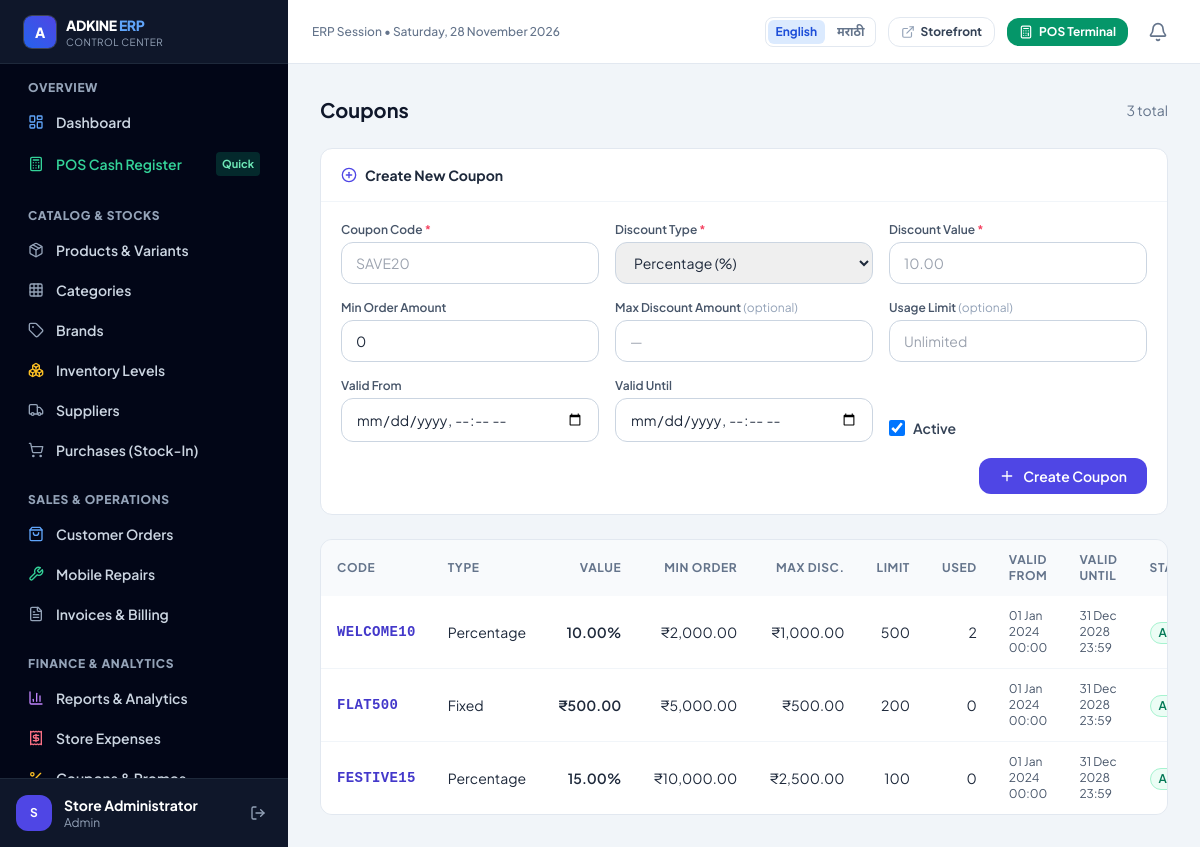
Page /admin/coupons.php (signed in) on the committed database.
### tables this page shows
CREATE TABLE `coupons` (
  `id` int(10) UNSIGNED NOT NULL,
  `code` varchar(50) NOT NULL,
  `discount_type` enum('percentage','fixed') NOT NULL DEFAULT 'percentage',
  `discount_value` decimal(12,2) NOT NULL,
  `min_order_amount` decimal(12,2) NOT NULL DEFAULT 0.00,
  `max_discount_amount` decimal(12,2) DEFAULT NULL,
  `usage_limit` int(10) UNSIGNED DEFAULT 1000,
  `usage_count` int(10) UNSIGNED DEFAULT 0,
  `valid_from` datetime NOT NULL,
  `valid_until` datetime NOT NULL,
  `is_active` tinyint(1) DEFAULT 1,
  `created_at` timestamp NULL DEFAULT current_timestamp()
);

### includes/db.php (called while the page is built, shortened)
<?php
function db(): mysqli
{
    static $conn = null;
    if ($conn === null) {
        $conn = new mysqli(DB_HOST, DB_USER, DB_PASS, DB_NAME, DB_PORT);
        $conn->set_charset(DB_CHARSET);
    }
    return $conn;
}
function _db_execute(string $sql, array $params): mysqli_stmt
{
    $stmt = db()->prepare($sql);
    if (!empty($params)) {
        $stmt->execute(array_values($params));
    } else {
        $stmt->execute();
    }
    return $stmt;
}
function db_fetch_all(string $sql, array $params = []): array
{
    $stmt   = _db_execute($sql, $params);
    $result = $stmt->get_result();
    $rows   = $result->fetch_all(MYSQLI_ASSOC);
    return $rows;
}

### admin/coupons.php (the view, shortened to what this page needs)
<?php
require_once __DIR__ . '/../includes/admin-header.php';
$editing  = null;
$coupons = db_fetch_all("SELECT * FROM coupons ORDER BY created_at DESC");
function fmt_dtl(?string $dt): string {
    if (!$dt) return '';
    return date('Y-m-d\TH:i', strtotime($dt));
}
?>
<div class="space-y-6">
  <div class="flex items-center justify-between">
    <h1 class="text-xl font-bold text-slate-900">Coupons</h1>
    <span class="text-sm text-slate-500"><?= count($coupons) ?> total</span>
  </div>
  <div class="bg-white rounded-xl border border-slate-200 shadow-xs overflow-hidden">
    <div class="px-5 py-4 border-b border-slate-100 flex items-center gap-2">
      <i data-lucide="<?= $editing ? 'pencil' : 'plus-circle' ?>" class="w-4 h-4 text-indigo-600"></i>
      <span class="font-bold text-slate-800 text-sm"><?= $editing ? 'Edit Coupon' : 'Create New Coupon' ?></span>
    </div>
    <form method="POST" action="<?= url('admin/coupons.php') ?>" class="p-5">
      <div class="grid grid-cols-1 md:grid-cols-2 lg:grid-cols-3 gap-4">
        <div>
          <label class="block text-xs font-semibold text-slate-600 mb-1">Coupon Code <span class="text-rose-500">*</span></label>
          <input type="text" name="code" required
                 value="<?= e($editing['code'] ?? '') ?>"
                 placeholder="SAVE20"
                 class="w-full rounded-xl border border-slate-300 px-3.5 py-2.5 text-sm focus:border-indigo-600 focus:ring-1 focus:ring-indigo-600 outline-none uppercase">
        </div>
        <div>
          <label class="block text-xs font-semibold text-slate-600 mb-1">Discount Type <span class="text-rose-500">*</span></label>
          <select name="discount_type"
                  class="w-full rounded-xl border border-slate-300 px-3.5 py-2.5 text-sm focus:border-indigo-600 focus:ring-1 focus:ring-indigo-600 outline-none">
            <option value="percentage" <?= ($editing['discount_type'] ?? '') === 'percentage' ? 'selected' : '' ?>>Percentage (%)</option>
          </select>
        </div>
        <div>
          <label class="block text-xs font-semibold text-slate-600 mb-1">Discount Value <span class="text-rose-500">*</span></label>
          <input type="number" name="discount_value" required min="0.01" step="0.01"
                 value="<?= e($editing['discount_value'] ?? '') ?>"
                 placeholder="10.00"
                 class="w-full rounded-xl border border-slate-300 px-3.5 py-2.5 text-sm focus:border-indigo-600 focus:ring-1 focus:ring-indigo-600 outline-none">
        </div>
        <div>
          <label class="block text-xs font-semibold text-slate-600 mb-1">Min Order Amount</label>
          <input type="number" name="min_order_amount" min="0" step="0.01"
                 value="<?= e($editing['min_order_amount'] ?? '0') ?>"
                 placeholder="0.00"
                 class="w-full rounded-xl border border-slate-300 px-3.5 py-2.5 text-sm focus:border-indigo-600 focus:ring-1 focus:ring-indigo-600 outline-none">
        </div>
        <div>
          <label class="block text-xs font-semibold text-slate-600 mb-1">Max Discount Amount <span class="text-slate-400 font-normal">(optional)</span></label>
          <input type="number" name="max_discount_amount" min="0" step="0.01"
                 value="<?= e($editing['max_discount_amount'] ?? '') ?>"
                 placeholder="—"
                 class="w-full rounded-xl border border-slate-300 px-3.5 py-2.5 text-sm focus:border-indigo-600 focus:ring-1 focus:ring-indigo-600 outline-none">
        </div>
        <div>
          <label class="block text-xs font-semibold text-slate-600 mb-1">Usage Limit <span class="text-slate-400 font-normal">(optional)</span></label>
          <input type="number" name="usage_limit" min="1" step="1"
                 value="<?= e($editing['usage_limit'] ?? '') ?>"
                 placeholder="Unlimited"
                 class="w-full rounded-xl border border-slate-300 px-3.5 py-2.5 text-sm focus:border-indigo-600 focus:ring-1 focus:ring-indigo-600 outline-none">
        </div>
        <div>
          <label class="block text-xs font-semibold text-slate-600 mb-1">Valid From</label>
          <input type="datetime-local" name="valid_from"
                 value="<?= e(fmt_dtl($editing['valid_from'] ?? null)) ?>"
                 class="w-full rounded-xl border border-slate-300 px-3.5 py-2.5 text-sm focus:border-indigo-600 focus:ring-1 focus:ring-indigo-600 outline-none">
        </div>
        <div>
          <label class="block text-xs font-semibold text-slate-600 mb-1">Valid Until</label>
          <input type="datetime-local" name="valid_until"
                 value="<?= e(fmt_dtl($editing['valid_until'] ?? null)) ?>"
                 class="w-full rounded-xl border border-slate-300 px-3.5 py-2.5 text-sm focus:border-indigo-600 focus:ring-1 focus:ring-indigo-600 outline-none">
        </div>
        <div class="flex items-end pb-1">
          <label class="flex items-center gap-2 cursor-pointer select-none">
            <input type="checkbox" name="is_active" value="1"
                   <?= ($editing ? (int)$editing['is_active'] : 1) ? 'checked' : '' ?>
                   class="w-4 h-4 rounded text-indigo-600 border-slate-300 focus:ring-indigo-500">
            <span class="text-sm font-semibold text-slate-700">Active</span>
          </label>
        </div>
      </div>
      <div class="mt-4 flex justify-end">
        <button type="submit"
                class="inline-flex items-center gap-2 rounded-xl bg-indigo-600 px-5 py-2 text-sm font-semibold text-white hover:bg-indigo-700 transition">
          <i data-lucide="<?= $editing ? 'save' : 'plus' ?>" class="w-4 h-4"></i>
          <?= $editing ? 'Update Coupon' : 'Create Coupon' ?>
        </button>
      </div>
    </form>
  </div>
  <div class="overflow-x-auto rounded-xl border border-slate-200 bg-white shadow-xs">
    <table class="min-w-full text-sm">
      <thead>
        <tr class="bg-slate-50 text-xs uppercase tracking-wider text-slate-500 font-bold">
          <th class="px-4 py-3 text-left">Code</th>
          <th class="px-4 py-3 text-left">Type</th>
          <th class="px-4 py-3 text-right">Value</th>
          <th class="px-4 py-3 text-right">Min Order</th>
          <th class="px-4 py-3 text-right">Max Disc.</th>
          <th class="px-4 py-3 text-right">Limit</th>
          <th class="px-4 py-3 text-right">Used</th>
          <th class="px-4 py-3 text-left">Valid From</th>
          <th class="px-4 py-3 text-left">Valid Until</th>
          <th class="px-4 py-3 text-left">Status</th>
        </tr>
      </thead>
      <tbody class="divide-y divide-slate-100">
        <?php if (empty($coupons)): ?>
          <tr>
            <td colspan="11" class="px-4 py-10 text-center text-slate-400 text-sm">No coupons found. Create one above.</td>
          </tr>
        <?php else: ?>
          <?php foreach ($coupons as $c): ?>
            <tr class="hover:bg-slate-50 transition-colors">
              <td class="px-4 py-3 font-mono font-semibold text-indigo-700 tracking-wide"><?= e($c['code']) ?></td>
              <td class="px-4 py-3 capitalize"><?= e($c['discount_type']) ?></td>
              <td class="px-4 py-3 text-right font-semibold">
                <?php if ($c['discount_type'] === 'percentage'): ?>
                  <?= e($c['discount_value']) ?>%
                <?php else: ?>
                  <?= format_currency($c['discount_value']) ?>
                <?php endif; ?>
              </td>
              <td class="px-4 py-3 text-right"><?= format_currency($c['min_order_amount']) ?></td>
              <td class="px-4 py-3 text-right"><?= $c['max_discount_amount'] !== null ? format_currency($c['max_discount_amount']) : '—' ?></td>
              <td class="px-4 py-3 text-right"><?= $c['usage_limit'] !== null ? (int)$c['usage_limit'] : '∞' ?></td>
              <td class="px-4 py-3 text-right"><?= (int)($c['usage_count'] ?? $c['used_count'] ?? 0) ?></td>
              <td class="px-4 py-3 text-xs text-slate-600"><?= $c['valid_from'] ? e(date('d M Y H:i', strtotime($c['valid_from']))) : '—' ?></td>
              <td class="px-4 py-3 text-xs text-slate-600"><?= $c['valid_until'] ? e(date('d M Y H:i', strtotime($c['valid_until']))) : '—' ?></td>
              <td class="px-4 py-3">
                <?php if ($c['is_active']): ?>
                  <span class="inline-flex items-center px-2 py-0.5 rounded-full text-xs font-semibold border border-emerald-200 bg-emerald-50 text-emerald-700">Active</span>
                <?php else: ?>
                  <span class="inline-flex items-center px-2 py-0.5 rounded-full text-xs font-semibold border border-rose-200 bg-rose-50 text-rose-700">Inactive</span>
                <?php endif; ?>
              </td>
            </tr>
          <?php endforeach; ?>
        <?php endif; ?>
      </tbody>
    </table>
  </div>
</div>
<?php require_once __DIR__ . '/../includes/admin-footer.php'; ?>

### includes/admin-header.php (style rules this page uses)
body { font-family: 'Plus Jakarta Sans', 'Noto Sans Devanagari', sans-serif; -webkit-tap-highlight-color: transparent; }
html, body { overflow-x: hidden; }
html { scrollbar-color: #94a3b8 #e2e8f0; scrollbar-width: thin; }

### rows in the picture
coupons: code "WELCOME10", discount_type "Percentage", discount_value "10.00", min_order_amount "₹2,000.00", max_discount_amount "₹1,000.00", usage_limit "500", usage_count "2", valid_from "01 Jan 2024 00:00", valid_until "31 Dec 2028 23:59", is_active "Active"
coupons: code "FLAT500", discount_type "Fixed", discount_value "₹500.00", min_order_amount "₹5,000.00", max_discount_amount "₹500.00", usage_limit "200", usage_count "0", valid_from "01 Jan 2024 00:00", valid_until "31 Dec 2028 23:59", is_active "Active"
coupons: code "FESTIVE15", discount_type "Percentage", discount_value "15.00", min_order_amount "₹10,000.00", max_discount_amount "₹2,500.00", usage_limit "100", usage_count "0", valid_from "01 Jan 2024 00:00", valid_until "31 Dec 2028 23:59", is_active "Active"

### other values in the picture
substr(auth()['full_name'] ?? 'A', 0, 1) "S"
auth()['full_name'] "Store Administrator"
auth()['role_slug'] "Admin"
$label "English"
$label "मराठी"
count($coupons) "3"
